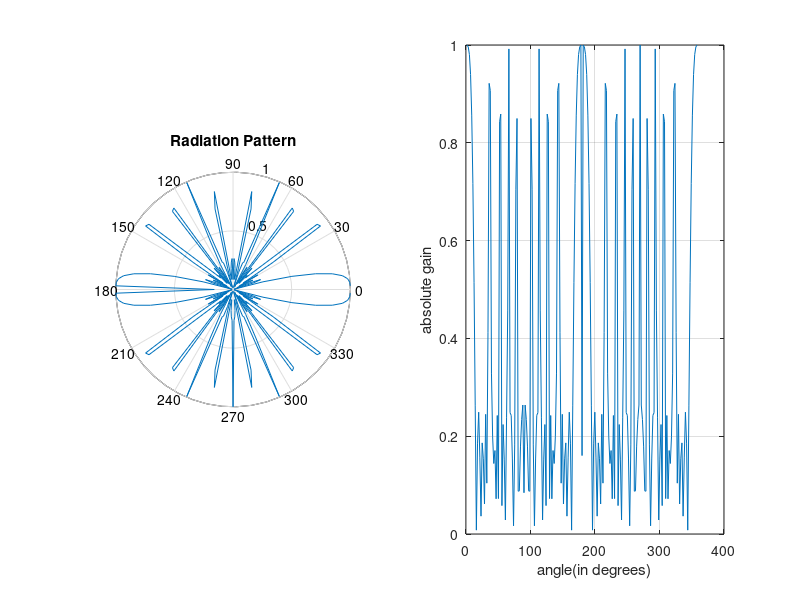

The MATLAB script that drew this image:
clc;
close all;
clear all;

phi = 0:0.01*pi:2*pi;
n = input('Enter the number of point sources');
d = input('Enter the distance between 2 elements');
psi = (2*pi*d*cos(phi)) - (2*pi*d);
e = (1/n) * abs(sin(n*psi/2)./sin(psi/2));
subplot(1,2,1);
polar(phi,e);
title('Radiation Pattern');
subplot(1,2,2);
plot(phi*180/pi,e);
xlabel('angle(in degrees)');
ylabel('absolute gain');
grid on;